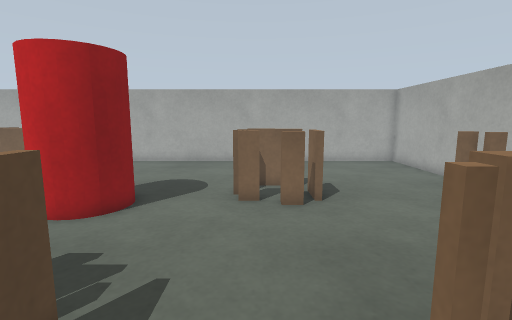
View 1 (above)

18 first-person views from a walk through a world built for the Gazebo simulator. The camera is 0.57 m above the floor, tilts 8° down and sees 85° across. The floor is counted in squares, 0.2 m on a side. Each view is taken from the middle of a square. On the plan, view 1 faces up. The plan holds only what a view shows up to about 20 squares ahead; the rest is blank. The robots in the file are not drawn.

View 2
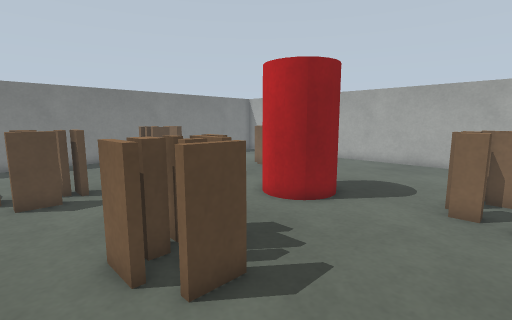

View 3
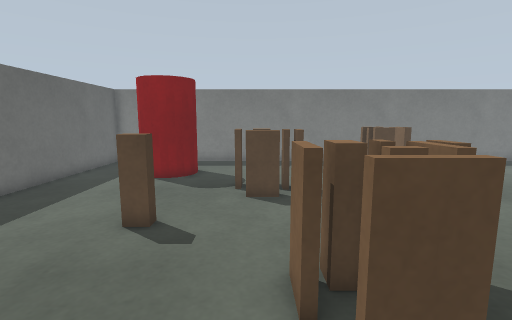

View 4
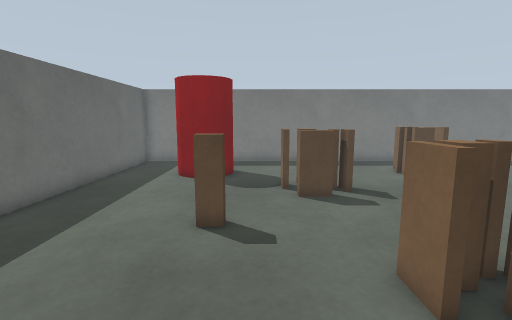

View 5
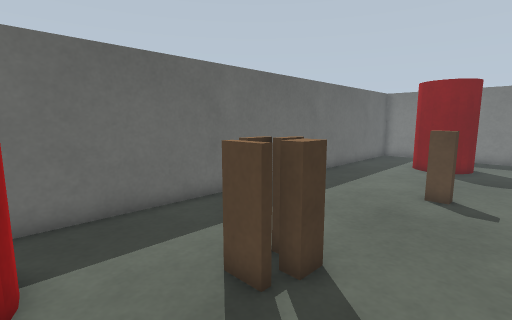

View 6
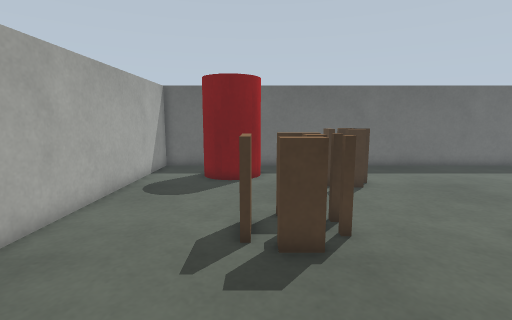

View 7
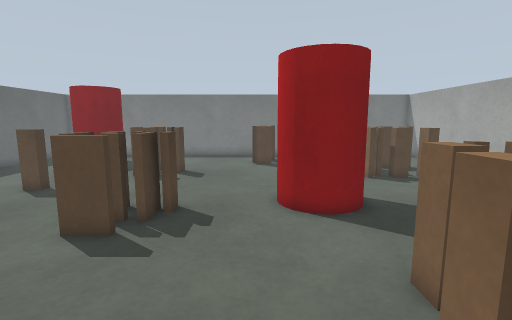

View 8
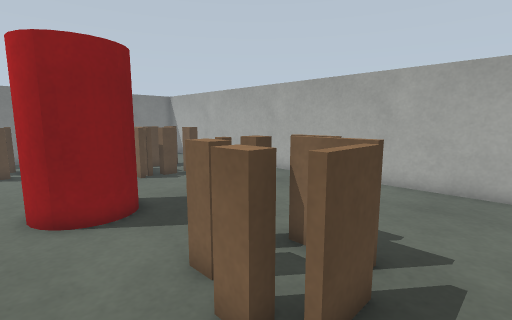

View 9
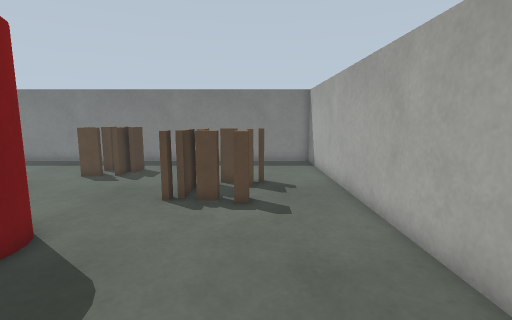

View 10
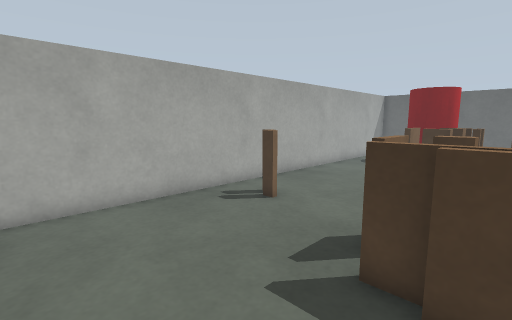

View 11
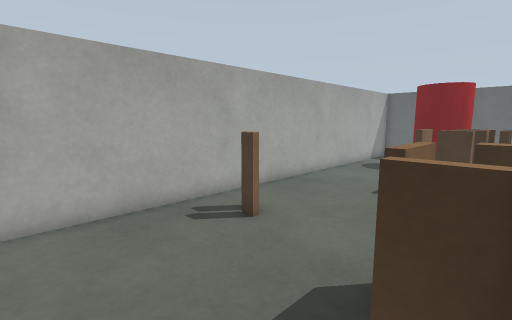

View 12
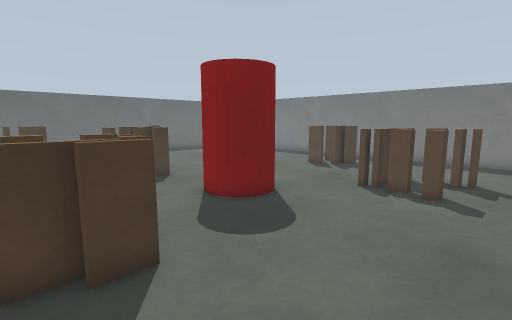

View 13
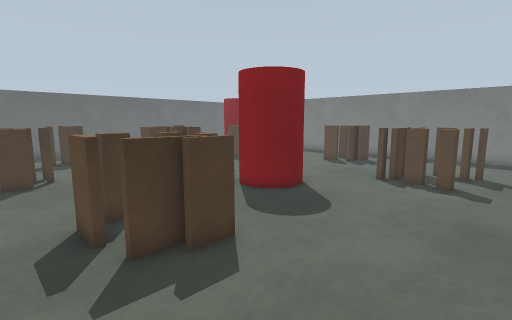

View 14
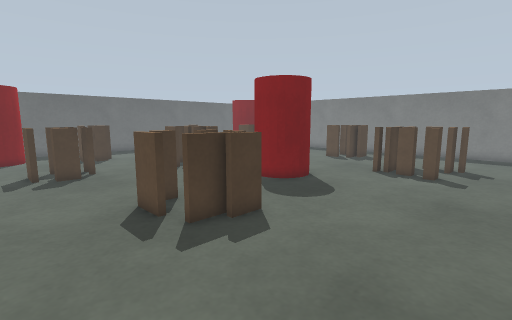

View 15
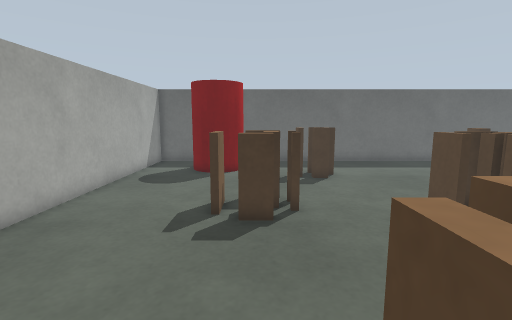

View 16
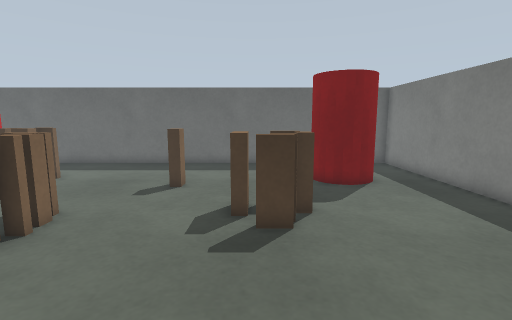

View 17
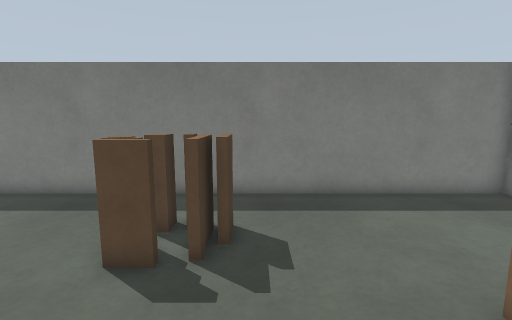

View 18
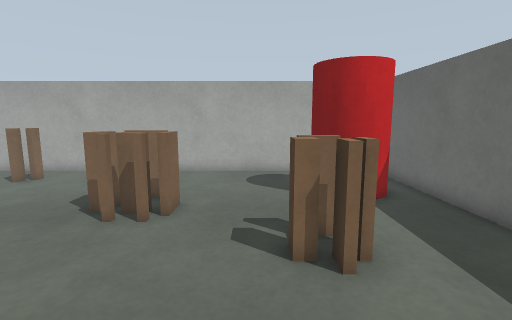

### Floor plan
Key: @ floor where view 1 was taken; # wall or solid block; . floor; = window, fence, low wall or low ledge; P brown post; C red cylinder; B brown box.
Columns run from 20 left of view 1 to 10 right of it. Each row starts with its distance up from view 1.
 20 ###############################
 19 #.............................#
 18 #.............................#
 17 #.............................#
 16 #......BB.P...................#
 15 #......P..P...................#
 14 #......P=.P...................#
 13 #.......#=B.........=#........#
 12 #...................P##.......#
 11 #.............C....PP.=.......#
 10 #............C C....PP#.......#
  9 #...==.......C CC....P.....BB.#
  8 #..BBBB.......CC..............#
  7 #...PBB.......................#
  6 #.............................#
  5 #.............................#
  4 #..............B#.............#
  3 #.......BB.....BB=.....B=.....#
  2 #.......BBB....P##....PP=.....#
  1 #......PPBB...........P##.....#
  0 #.......B...........@.........#
 -1 #.............................#
 -2 #....C......PP................#
 -3 #...CCC.............PB........#
 -4 #..   C............BBB...C....#
 -5 #..  C..................CCC...#
 -6 #.......................C  C..#
 -7 #........................C ...#
 -8 #.............................#
 -9 ###############################

Positions as (right, up) in squares from view 1, and headings:
1: (0, 0), facing up
2: (1, 0), facing up-left
3: (0, 1), facing left
4: (0, -1), facing left
5: (4, 0), facing down-left
6: (4, 9), facing down
7: (4, 7), facing left
8: (4, 7), facing up-left
9: (0, 16), facing left
10: (0, 17), facing down-right
11: (1, 15), facing down-right
12: (2, 18), facing down-left
13: (4, 18), facing down-left
14: (6, 19), facing down-left
15: (3, 11), facing down
16: (-11, 10), facing down
17: (-9, 10), facing left
18: (-6, -2), facing right
